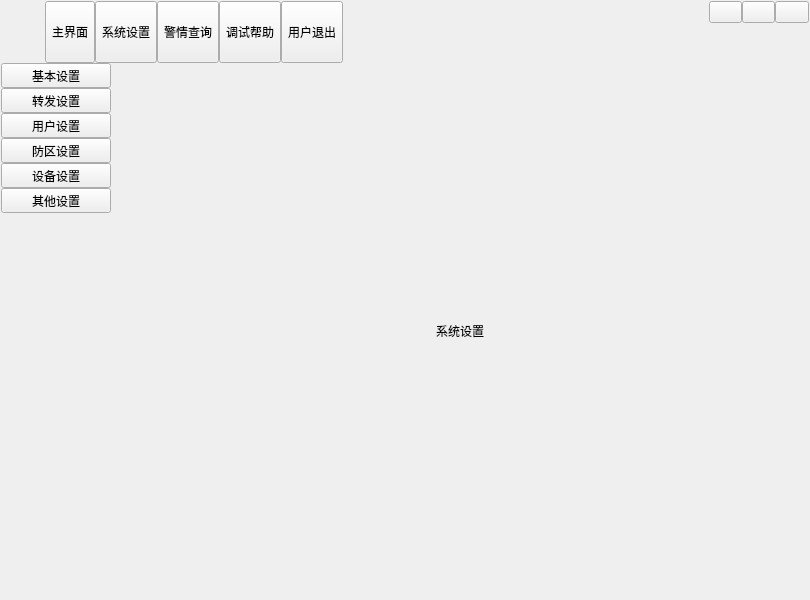
<?xml version="1.0" encoding="UTF-8"?>
<ui version="4.0">
 <class>frmMain</class>
 <widget class="QWidget" name="frmMain">
  <property name="geometry">
   <rect>
    <x>0</x>
    <y>0</y>
    <width>810</width>
    <height>600</height>
   </rect>
  </property>
  <property name="windowTitle">
   <string>Dialog</string>
  </property>
  <property name="sizeGripEnabled" stdset="0">
   <bool>false</bool>
  </property>
  <layout class="QVBoxLayout" name="verticalLayout">
   <property name="spacing">
    <number>0</number>
   </property>
   <property name="leftMargin">
    <number>1</number>
   </property>
   <property name="topMargin">
    <number>1</number>
   </property>
   <property name="rightMargin">
    <number>1</number>
   </property>
   <property name="bottomMargin">
    <number>1</number>
   </property>
   <item>
    <widget class="QWidget" name="widgetTitle" native="true">
     <property name="sizePolicy">
      <sizepolicy hsizetype="Preferred" vsizetype="Fixed">
       <horstretch>0</horstretch>
       <verstretch>0</verstretch>
      </sizepolicy>
     </property>
     <layout class="QHBoxLayout" name="horizontalLayout_2">
      <property name="spacing">
       <number>10</number>
      </property>
      <property name="leftMargin">
       <number>10</number>
      </property>
      <property name="topMargin">
       <number>0</number>
      </property>
      <property name="rightMargin">
       <number>0</number>
      </property>
      <property name="bottomMargin">
       <number>0</number>
      </property>
      <item>
       <widget class="QLabel" name="labIco">
        <property name="text">
         <string/>
        </property>
        <property name="alignment">
         <set>Qt::AlignCenter</set>
        </property>
       </widget>
      </item>
      <item>
       <widget class="QLabel" name="labTitle">
        <property name="styleSheet">
         <string notr="true"/>
        </property>
        <property name="text">
         <string/>
        </property>
        <property name="alignment">
         <set>Qt::AlignLeading|Qt::AlignLeft|Qt::AlignVCenter</set>
        </property>
       </widget>
      </item>
      <item>
       <widget class="QWidget" name="widgetTop" native="true">
        <layout class="QHBoxLayout" name="horizontalLayout_3">
         <property name="spacing">
          <number>0</number>
         </property>
         <property name="leftMargin">
          <number>0</number>
         </property>
         <property name="topMargin">
          <number>0</number>
         </property>
         <property name="rightMargin">
          <number>0</number>
         </property>
         <property name="bottomMargin">
          <number>0</number>
         </property>
         <item>
          <widget class="QToolButton" name="btnMain">
           <property name="sizePolicy">
            <sizepolicy hsizetype="Fixed" vsizetype="Expanding">
             <horstretch>0</horstretch>
             <verstretch>0</verstretch>
            </sizepolicy>
           </property>
           <property name="text">
            <string>主界面</string>
           </property>
           <property name="icon">
            <iconset resource="../../uidemo01/other/main.qrc">
             <normaloff>:/image/main_main.png</normaloff>:/image/main_main.png</iconset>
           </property>
           <property name="toolButtonStyle">
            <enum>Qt::ToolButtonTextUnderIcon</enum>
           </property>
          </widget>
         </item>
         <item>
          <widget class="QToolButton" name="btnConfig">
           <property name="sizePolicy">
            <sizepolicy hsizetype="Fixed" vsizetype="Expanding">
             <horstretch>0</horstretch>
             <verstretch>0</verstretch>
            </sizepolicy>
           </property>
           <property name="text">
            <string>系统设置</string>
           </property>
           <property name="icon">
            <iconset resource="../../uidemo01/other/main.qrc">
             <normaloff>:/image/main_config.png</normaloff>:/image/main_config.png</iconset>
           </property>
           <property name="toolButtonStyle">
            <enum>Qt::ToolButtonTextUnderIcon</enum>
           </property>
          </widget>
         </item>
         <item>
          <widget class="QToolButton" name="btnData">
           <property name="sizePolicy">
            <sizepolicy hsizetype="Fixed" vsizetype="Expanding">
             <horstretch>0</horstretch>
             <verstretch>0</verstretch>
            </sizepolicy>
           </property>
           <property name="text">
            <string>警情查询</string>
           </property>
           <property name="icon">
            <iconset resource="../../uidemo01/other/main.qrc">
             <normaloff>:/image/main_data.png</normaloff>:/image/main_data.png</iconset>
           </property>
           <property name="checked">
            <bool>false</bool>
           </property>
           <property name="toolButtonStyle">
            <enum>Qt::ToolButtonTextUnderIcon</enum>
           </property>
          </widget>
         </item>
         <item>
          <widget class="QToolButton" name="btnHelp">
           <property name="sizePolicy">
            <sizepolicy hsizetype="Fixed" vsizetype="Expanding">
             <horstretch>0</horstretch>
             <verstretch>0</verstretch>
            </sizepolicy>
           </property>
           <property name="styleSheet">
            <string notr="true"/>
           </property>
           <property name="text">
            <string>调试帮助</string>
           </property>
           <property name="icon">
            <iconset resource="../../uidemo01/other/main.qrc">
             <normaloff>:/image/main_person.png</normaloff>:/image/main_person.png</iconset>
           </property>
           <property name="toolButtonStyle">
            <enum>Qt::ToolButtonTextUnderIcon</enum>
           </property>
          </widget>
         </item>
         <item>
          <widget class="QToolButton" name="btnExit">
           <property name="sizePolicy">
            <sizepolicy hsizetype="Fixed" vsizetype="Expanding">
             <horstretch>0</horstretch>
             <verstretch>0</verstretch>
            </sizepolicy>
           </property>
           <property name="styleSheet">
            <string notr="true"/>
           </property>
           <property name="text">
            <string>用户退出</string>
           </property>
           <property name="icon">
            <iconset resource="../../uidemo01/other/main.qrc">
             <normaloff>:/image/main_exit.png</normaloff>:/image/main_exit.png</iconset>
           </property>
           <property name="toolButtonStyle">
            <enum>Qt::ToolButtonTextUnderIcon</enum>
           </property>
          </widget>
         </item>
        </layout>
       </widget>
      </item>
      <item>
       <spacer name="horizontalSpacer">
        <property name="orientation">
         <enum>Qt::Horizontal</enum>
        </property>
        <property name="sizeHint" stdset="0">
         <size>
          <width>40</width>
          <height>20</height>
         </size>
        </property>
       </spacer>
      </item>
      <item>
       <widget class="QWidget" name="widgetMenu" native="true">
        <property name="minimumSize">
         <size>
          <width>100</width>
          <height>0</height>
         </size>
        </property>
        <property name="maximumSize">
         <size>
          <width>100</width>
          <height>16777215</height>
         </size>
        </property>
        <layout class="QGridLayout" name="gridLayout_2">
         <property name="leftMargin">
          <number>0</number>
         </property>
         <property name="topMargin">
          <number>0</number>
         </property>
         <property name="rightMargin">
          <number>0</number>
         </property>
         <property name="bottomMargin">
          <number>0</number>
         </property>
         <property name="spacing">
          <number>0</number>
         </property>
         <item row="1" column="1" colspan="3">
          <spacer name="verticalSpacer">
           <property name="orientation">
            <enum>Qt::Vertical</enum>
           </property>
           <property name="sizeHint" stdset="0">
            <size>
             <width>20</width>
             <height>40</height>
            </size>
           </property>
          </spacer>
         </item>
         <item row="0" column="1">
          <widget class="QPushButton" name="btnMenu_Min">
           <property name="sizePolicy">
            <sizepolicy hsizetype="Minimum" vsizetype="Expanding">
             <horstretch>0</horstretch>
             <verstretch>0</verstretch>
            </sizepolicy>
           </property>
           <property name="cursor">
            <cursorShape>ArrowCursor</cursorShape>
           </property>
           <property name="focusPolicy">
            <enum>Qt::NoFocus</enum>
           </property>
           <property name="toolTip">
            <string>最小化</string>
           </property>
           <property name="text">
            <string/>
           </property>
          </widget>
         </item>
         <item row="0" column="3">
          <widget class="QPushButton" name="btnMenu_Close">
           <property name="sizePolicy">
            <sizepolicy hsizetype="Minimum" vsizetype="Expanding">
             <horstretch>0</horstretch>
             <verstretch>0</verstretch>
            </sizepolicy>
           </property>
           <property name="cursor">
            <cursorShape>ArrowCursor</cursorShape>
           </property>
           <property name="focusPolicy">
            <enum>Qt::NoFocus</enum>
           </property>
           <property name="toolTip">
            <string>关闭</string>
           </property>
           <property name="text">
            <string/>
           </property>
          </widget>
         </item>
         <item row="0" column="2">
          <widget class="QPushButton" name="btnMenu_Max">
           <property name="sizePolicy">
            <sizepolicy hsizetype="Minimum" vsizetype="Expanding">
             <horstretch>0</horstretch>
             <verstretch>0</verstretch>
            </sizepolicy>
           </property>
           <property name="focusPolicy">
            <enum>Qt::NoFocus</enum>
           </property>
           <property name="text">
            <string/>
           </property>
          </widget>
         </item>
        </layout>
       </widget>
      </item>
     </layout>
    </widget>
   </item>
   <item>
    <widget class="QStackedWidget" name="stackedWidget">
     <property name="styleSheet">
      <string notr="true"/>
     </property>
     <property name="currentIndex">
      <number>1</number>
     </property>
     <widget class="QWidget" name="page1">
      <layout class="QHBoxLayout" name="horizontalLayout">
       <property name="spacing">
        <number>0</number>
       </property>
       <property name="leftMargin">
        <number>0</number>
       </property>
       <property name="topMargin">
        <number>0</number>
       </property>
       <property name="rightMargin">
        <number>0</number>
       </property>
       <property name="bottomMargin">
        <number>0</number>
       </property>
       <item>
        <widget class="QWidget" name="widgetLeftMain" native="true">
         <property name="maximumSize">
          <size>
           <width>90</width>
           <height>16777215</height>
          </size>
         </property>
         <layout class="QVBoxLayout" name="verticalLayout_2">
          <property name="spacing">
           <number>0</number>
          </property>
          <property name="leftMargin">
           <number>0</number>
          </property>
          <property name="topMargin">
           <number>0</number>
          </property>
          <property name="rightMargin">
           <number>0</number>
          </property>
          <property name="bottomMargin">
           <number>0</number>
          </property>
          <item>
           <widget class="QToolButton" name="tbtnMain1">
            <property name="sizePolicy">
             <sizepolicy hsizetype="Expanding" vsizetype="Fixed">
              <horstretch>0</horstretch>
              <verstretch>0</verstretch>
             </sizepolicy>
            </property>
            <property name="text">
             <string>视频监控</string>
            </property>
           </widget>
          </item>
          <item>
           <widget class="QToolButton" name="tbtnMain2">
            <property name="sizePolicy">
             <sizepolicy hsizetype="Expanding" vsizetype="Fixed">
              <horstretch>0</horstretch>
              <verstretch>0</verstretch>
             </sizepolicy>
            </property>
            <property name="text">
             <string>地图监控</string>
            </property>
           </widget>
          </item>
          <item>
           <widget class="QToolButton" name="tbtnMain3">
            <property name="sizePolicy">
             <sizepolicy hsizetype="Expanding" vsizetype="Fixed">
              <horstretch>0</horstretch>
              <verstretch>0</verstretch>
             </sizepolicy>
            </property>
            <property name="text">
             <string>设备监控</string>
            </property>
           </widget>
          </item>
          <item>
           <spacer name="verticalSpacer_2">
            <property name="orientation">
             <enum>Qt::Vertical</enum>
            </property>
            <property name="sizeHint" stdset="0">
             <size>
              <width>20</width>
              <height>471</height>
             </size>
            </property>
           </spacer>
          </item>
         </layout>
        </widget>
       </item>
       <item>
        <widget class="QLabel" name="lab1">
         <property name="sizePolicy">
          <sizepolicy hsizetype="Expanding" vsizetype="Expanding">
           <horstretch>0</horstretch>
           <verstretch>0</verstretch>
          </sizepolicy>
         </property>
         <property name="text">
          <string/>
         </property>
         <property name="alignment">
          <set>Qt::AlignCenter</set>
         </property>
        </widget>
       </item>
      </layout>
     </widget>
     <widget class="QWidget" name="page2">
      <layout class="QHBoxLayout" name="horizontalLayout_4">
       <property name="spacing">
        <number>0</number>
       </property>
       <property name="leftMargin">
        <number>0</number>
       </property>
       <property name="topMargin">
        <number>0</number>
       </property>
       <property name="rightMargin">
        <number>0</number>
       </property>
       <property name="bottomMargin">
        <number>0</number>
       </property>
       <item>
        <widget class="QWidget" name="widgetLeftConfig" native="true">
         <property name="maximumSize">
          <size>
           <width>110</width>
           <height>16777215</height>
          </size>
         </property>
         <layout class="QVBoxLayout" name="verticalLayout_3">
          <property name="spacing">
           <number>0</number>
          </property>
          <property name="leftMargin">
           <number>0</number>
          </property>
          <property name="topMargin">
           <number>0</number>
          </property>
          <property name="rightMargin">
           <number>0</number>
          </property>
          <property name="bottomMargin">
           <number>0</number>
          </property>
          <item>
           <widget class="QToolButton" name="tbtnConfig1">
            <property name="sizePolicy">
             <sizepolicy hsizetype="Expanding" vsizetype="Fixed">
              <horstretch>0</horstretch>
              <verstretch>0</verstretch>
             </sizepolicy>
            </property>
            <property name="text">
             <string>基本设置</string>
            </property>
           </widget>
          </item>
          <item>
           <widget class="QToolButton" name="tbtnConfig2">
            <property name="sizePolicy">
             <sizepolicy hsizetype="Expanding" vsizetype="Fixed">
              <horstretch>0</horstretch>
              <verstretch>0</verstretch>
             </sizepolicy>
            </property>
            <property name="text">
             <string>转发设置</string>
            </property>
           </widget>
          </item>
          <item>
           <widget class="QToolButton" name="tbtnConfig3">
            <property name="sizePolicy">
             <sizepolicy hsizetype="Expanding" vsizetype="Fixed">
              <horstretch>0</horstretch>
              <verstretch>0</verstretch>
             </sizepolicy>
            </property>
            <property name="text">
             <string>用户设置</string>
            </property>
           </widget>
          </item>
          <item>
           <widget class="QToolButton" name="tbtnConfig4">
            <property name="sizePolicy">
             <sizepolicy hsizetype="Expanding" vsizetype="Fixed">
              <horstretch>0</horstretch>
              <verstretch>0</verstretch>
             </sizepolicy>
            </property>
            <property name="text">
             <string>防区设置</string>
            </property>
           </widget>
          </item>
          <item>
           <widget class="QToolButton" name="tbtnConfig5">
            <property name="sizePolicy">
             <sizepolicy hsizetype="Expanding" vsizetype="Fixed">
              <horstretch>0</horstretch>
              <verstretch>0</verstretch>
             </sizepolicy>
            </property>
            <property name="text">
             <string>设备设置</string>
            </property>
           </widget>
          </item>
          <item>
           <widget class="QToolButton" name="tbtnConfig6">
            <property name="sizePolicy">
             <sizepolicy hsizetype="Expanding" vsizetype="Fixed">
              <horstretch>0</horstretch>
              <verstretch>0</verstretch>
             </sizepolicy>
            </property>
            <property name="text">
             <string>其他设置</string>
            </property>
           </widget>
          </item>
          <item>
           <spacer name="verticalSpacer_3">
            <property name="orientation">
             <enum>Qt::Vertical</enum>
            </property>
            <property name="sizeHint" stdset="0">
             <size>
              <width>20</width>
              <height>417</height>
             </size>
            </property>
           </spacer>
          </item>
         </layout>
        </widget>
       </item>
       <item>
        <widget class="QLabel" name="lab2">
         <property name="sizePolicy">
          <sizepolicy hsizetype="Expanding" vsizetype="Expanding">
           <horstretch>0</horstretch>
           <verstretch>0</verstretch>
          </sizepolicy>
         </property>
         <property name="text">
          <string>系统设置</string>
         </property>
         <property name="alignment">
          <set>Qt::AlignCenter</set>
         </property>
        </widget>
       </item>
      </layout>
     </widget>
     <widget class="QWidget" name="page3">
      <layout class="QVBoxLayout" name="verticalLayout_5">
       <item>
        <widget class="QLabel" name="lab3">
         <property name="text">
          <string>警情查询</string>
         </property>
         <property name="alignment">
          <set>Qt::AlignCenter</set>
         </property>
        </widget>
       </item>
      </layout>
     </widget>
     <widget class="QWidget" name="page4">
      <layout class="QVBoxLayout" name="verticalLayout_4">
       <item>
        <widget class="QLabel" name="lab4">
         <property name="text">
          <string>调试帮助</string>
         </property>
         <property name="alignment">
          <set>Qt::AlignCenter</set>
         </property>
        </widget>
       </item>
      </layout>
     </widget>
    </widget>
   </item>
  </layout>
 </widget>
 <resources>
  <include location="../../uidemo01/other/main.qrc"/>
 </resources>
 <connections/>
</ui>
